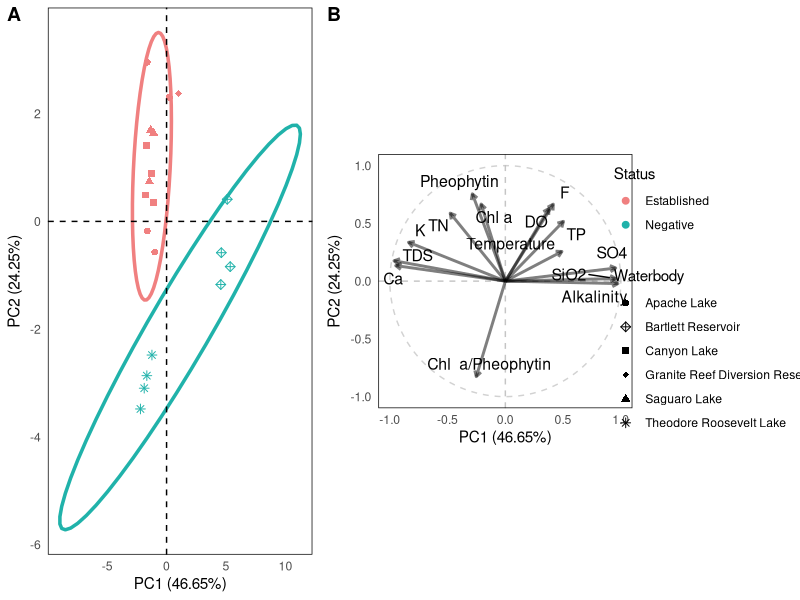

Here is the R script that generated this plot:
# Title: Step 2. Water quality PCA
# Author: Dr. Amy Yarnall
# Date Created: 2022-05-12
# Date last updated: 2025-07-15

# USEFUL LINKS
# https://www.datacamp.com/community/tutorials/pca-analysis-r
# https://tem11010.github.io/Plotting-PCAs/

# Load libraries
library(FactoMineR)
library(ggplot2)
library(cowplot)
library(dplyr)

#### READ IN DATA AND WRANGLE ####
# Set working directory and load datasets
setwd('C:/Users/u4eewahy/Documents/BOR-SRP_Quagga_Habitat_Suitability/Ecosphere/GitHub data & code/Data')
chl <- read.csv('ALL_SRP_Chlorophyll_data_20231030.csv')
mp <- read.csv('ALL_SRP_Multiprobe_data_20231030.csv')
wq <- read.csv('ALL_SRP_WQ_report_data_20231030.csv')

# Remove metadata and excluded var cols from datasets
chl_reduced <- chl[,!colnames(chl) %in% c("Lab_Number", "Vol_filtered_mL", "Sample_Date", "Chlb_mg.m3","Chlc_mg.m3")] 
mp_reduced <- mp[,!colnames(mp) %in% c("Sample_Date","Sample_Time","Site","mmHg","DO_percent","SPC_uS.cm","pH","pH_mV","DEP_m")]
wq_reduced <- wq[,!colnames(wq) %in% c("Lab_Number","Sampled_by","Sample_Date","Sample_Time","Date_received",    
                                       "pH","Sum_TDS_ppm","TSS_ppm","Na_ppm","Mg_ppm","CO3_ppm",          
                                       "HCO3_ppm","Cl_ppm","Total_Dissolved_P","NH3_N","NO3_NO2_asN",
                                       "As","Be","Cd","Cr","Cu","Mn","Mo","Ni","Pb","Zn","Al","Fe","Se")]

## Consistent sample IDs and formatting needed to merge dataset

## Chlorophyll - only surface ('-S') samples
# create separate column for location in water column
chl_reduced$Location <- ifelse(grepl('-S', chl_reduced$Station_ID), "Surface", "Bottom") 
colnames(chl_reduced)[1] <- 'Station_ID_location'
# remove '-S' tag from sample ID
chl_reduced$Station_ID <- gsub('.{2}$', "", chl_reduced$Station_ID_location)  

## Water quality - both bottom ('-B') and surface ('-S') samples
wq_reduced$Location <- ifelse(grepl('-S', wq_reduced$Station_ID), "Surface", "Bottom") 
colnames(wq_reduced)[1] <- 'Station_ID_location'
# remove '-S' and '-B' tags from sample ID
wq_reduced$Station_ID <- gsub('.{2}$', "", wq_reduced$Station_ID_location) 

## Multiparameter probe - samples throughout water column
# Take  water column mean
mp_reduced$Deg_C <- as.numeric(mp_reduced$Deg_C) # covert character to numeric
mp_reduced_watercolmeans <- mp_reduced %>% group_by(Sample_Year, Sample_Month, Station_ID) %>%
  summarise(colmu_Deg_C = mean(as.numeric(Deg_C, na.rm = T)),
            colmu_DO_mg.L = mean(DO_mg.L, na.rm = T))
# Create separate column for location in water column
mp_reduced_watercolmeans$Location <- rep("Full water column", length(mp_reduced_watercolmeans$Station_ID))


## Take  means of SI converted data at station level

chl_reduced <- chl_reduced %>% mutate(across(ends_with("_mg.m3"), ~ .x / 1000, .names = "{.col%>%sub('_mg.m3', '_mg.L', .)}"))
chl_reduced$Pheophytin_mg.L <- chl_reduced$Pheophytin/1000
chl_station <- chl_reduced %>% group_by(Station_ID) %>%
  summarise(mu_Chla_mg.L = mean(Chla_mg.L, na.rm = T),
            mu_Pheophytin_mg.L = mean(Pheophytin_mg.L, na.rm = T), 
            mu_Chla_Pheo_664.665a = mean(Chla_Pheo_664.665a, na.rm = T))

wq_reduced <- wq_reduced %>% mutate(across(ends_with("_ppm"), ~ .x * 0.9988590004, .names = "{.col%>%sub('_ppm', '_mg.L', .)}"))
wq_reduced <- wq_reduced %>% mutate(across(all_of(c("Total_P","Total_N")), ~ .x * 0.9988590004, .names = "{paste0(.col, '_mg.L')}"))
wq_station <- wq_reduced %>% group_by(Station_ID) %>%
  summarise(mu_TDS_mg.L = mean(TDS_mg.L, na.rm = T), 
            mu_K_mg.L = mean(K_mg.L, na.rm = T), 
            mu_Ca_mg.L = mean(Ca_mg.L, na.rm = T),
            mu_Alk_mg.L = mean(Alk_mg.L, na.rm = T), 
            mu_SO4_mg.L = mean(SO4_mg.L, na.rm = T), 
            mu_SiO2_mg.L = mean(SiO2_mg.L, na.rm = T), 
            mu_F_mg.L = mean(F_mg.L, na.rm = T), 
            mu_TP_mg.L = mean(Total_P, na.rm = T), 
            mu_TN_mg.L = mean(Total_N, na.rm = T))

mp_station <- mp_reduced_watercolmeans %>% group_by(Station_ID) %>%
  summarise(mu_Deg_C = mean(colmu_Deg_C, na.rm = T), 
            mu_DO_mg.L = mean(colmu_DO_mg.L, na.rm = T))

## MERGE DATASETS
srp.wq <- merge(chl_station,merge(wq_station, mp_station, all = T), all = T)


# Create column with waterbody ID
srp.wq$Waterbody <- ifelse(srp.wq$Station_ID %in% c("A-BHC","A-D","A-M","A-TMI"), "Apache Lake", 
                            ifelse(srp.wq$Station_ID %in% c("B-BC","B-D","B-M","B-MBL"), "Bartlett Reservoir", 
                                   ifelse(srp.wq$Station_ID %in% c("C-BCF","C-BD","C-D","C-M"), "Canyon Lake",
                                          ifelse(srp.wq$Station_ID == "GR-D", "Granite Reef Diversion Reservoir",
                                                 ifelse(srp.wq$Station_ID %in% c("R-CRS","R-D","R-M","R-WH"),"Theodore Roosevelt Lake","Saguaro Lake")))))
# Create column with waterbody status
srp.wq$Status <- ifelse(srp.wq$Waterbody %in% c("Apache Lake","Canyon Lake","Saguaro Lake","Granite Reef Diversion Reservoir"), "Established", "Negative")
# Create dataframe only with meta-data
srp.meta <- select(srp.wq, Waterbody, Status, Station_ID)
# Create dataframe only with data
srp.data <- srp.wq[,!colnames(srp.wq) %in% colnames(srp.meta)]
# Recombine into new DF with new column order
srp.means.pca <- cbind(srp.meta, srp.data)
# Create unique row names
row.names(srp.means.pca) <- srp.means.pca$Station_ID

#### FactoMineR PCA Station Means (all data averaged per Station ID) ####
# How much data are we inputting into the PCA?
dim(srp.means.pca[,!colnames(srp.means.pca) %in% colnames(srp.meta)])
# 20 stations, 14 WQ variables 

# Run the PCA
srp.PCA <- PCA(srp.means.pca[,!colnames(srp.means.pca) %in% colnames(srp.meta)], #run the PCA on the data (exclude metadata cols)
               scale.unit = T, # scale each variable to a z-score 
               graph = F) # Don't generate the graph, this will be done later with ggplot 

summary(srp.PCA) # examine the results 
srp.PCA$eig[1:2,] # eigenvalues and % variance accounted for in 2D

# Extract pc scores for first two components and add to meta-dataframe
srp.meta$PC1 <- srp.PCA$ind$coord[, 1] # indexing the first column
srp.meta$PC2 <- srp.PCA$ind$coord[, 2]  # indexing the second column

# Extract the data for the variable contributions to each of the pc axes
pca.vars <- srp.PCA$var$coord %>% data.frame
pca.vars$vars <- rownames(pca.vars)
rownames(pca.vars) <- 1:length(pca.vars$vars)

# Subset to the variables that load on a dimension >0.4
# By convention this means they are contributing enough to the Dimensions 1 or 2 to merit further exploration 
pca.vars.sub <- pca.vars[,colnames(pca.vars) %in% c('vars', 'Dim.1', 'Dim.2')]
pca.vars.sub <- pca.vars.sub[(abs(pca.vars.sub$Dim.1) > 0.4 | abs(pca.vars.sub$Dim.2) > 0.4), ]
dim(pca.vars.sub)[1] # Number of variables that load on a dim.1 or dim.2  >0.4

# Create more readable labels for the plot from the var names
unique(pca.vars.sub$vars)

pca.vars.sub$labels <- gsub("mu_", '', pca.vars.sub$vars) # remove mean designation
pca.vars.sub$labels <- gsub("_mg.L", '', pca.vars.sub$labels) # remove unit
pca.vars.sub$labels <- gsub("Deg_C", 'Temperature', pca.vars.sub$labels) # replace this label
pca.vars.sub$labels <- gsub("Alk", 'Alkalinity', pca.vars.sub$labels) # replace this label
pca.vars.sub$labels <- gsub("Chla_Pheo_664.665a", 'Chl a/Pheophytin', pca.vars.sub$labels) # replace this label
pca.vars.sub$labels <- gsub("_", ' ', pca.vars.sub$labels) # replace remaining _ with spaces
pca.vars.sub$labels <- gsub("Chl", 'Chl ', pca.vars.sub$labels) # add space after Chl

unique(pca.vars.sub$labels)

#### Figure 2. PCA Plot ####
# This function will be used in the creation of the PCA plots
# By convention, the variable contribution plot has a circle around the variables that has a radius of 1. 
# Here's a function to make one.
circleFun <- function(center = c(0,0),diameter = 1, npoints = 100){
  r = diameter / 2
  tt <- seq(0,2*pi,length.out = npoints)
  xx <- center[1] + r * cos(tt)
  yy <- center[2] + r * sin(tt)
  return(data.frame(x = xx, y = yy))
}
circ <- circleFun(c(0,0),2,npoints = 500)
options(ggrepel.max.overlaps = Inf)

p1 <- ggplot() + 
  geom_point(data = srp.meta, aes(x = PC1, y = PC2, shape = Waterbody, color = Status), size = 2) +  
  stat_ellipse(data = srp.meta, geom = "polygon", aes(x = PC1, y = PC2, color = Status), 
               alpha = 0, lwd = 1.2, show.legend = FALSE, level = 0.95) +
  geom_hline(yintercept = 0, lty = 2) + 
  geom_vline(xintercept = 0, lty = 2) +
  labs(x = paste0('PC1 (',round(srp.PCA$eig[1,2],2),'%)'), # percentage of variance accounted for in Dim 1
       y = paste0('PC2 (',round(srp.PCA$eig[2,2],2),'%)'), # percentage of variance accounted for in Dim 2
       color = 'Status', shape = 'Waterbody') + 
  scale_color_manual(values = c('lightcoral','lightseagreen')) +
  scale_shape_manual(values = c(16,9,15,18,17,8)) +
  theme_minimal() + 
  theme(panel.grid = element_blank(), panel.border = element_rect(fill= "transparent"), 
        legend.position = "right")

p.vars <- ggplot() +
  geom_path(data = circ,aes(x,y), lty = 2, color = "grey", alpha = 0.7) +
  geom_hline(yintercept = 0, lty = 2, color = "grey", alpha = 0.9) +
  geom_vline(xintercept = 0, lty = 2, color = "grey", alpha = 0.9) +
  geom_segment(data = pca.vars.sub, aes(x = 0, xend = Dim.1, y = 0, yend = Dim.2),
               arrow = arrow(length = unit(0.025, "npc"), type = "open"), 
               lwd = 1, alpha = 0.5) + 
  ggrepel::geom_text_repel(data = pca.vars.sub, 
                           aes(x = Dim.1, y =  Dim.2, 
                               label = labels), size = 4, point.padding = 0.5) +
  labs(x = paste0('PC1 (',round(srp.PCA$eig[1,2],2),'%)'), 
       y = paste0('PC2 (',round(srp.PCA$eig[2,2],2),'%)')) + 
  coord_equal() +
  theme_minimal() +
  theme(panel.grid = element_blank(), 
        panel.border = element_rect(fill= "transparent"))

prow1 <- plot_grid(p1+theme(legend.position = "none"), 
                   p.vars, rel_heights = c(1, 2), rel_widths = c(1.5, 1.5), labels = c("A", "B"))

# Function to separate legend for plotting
g_legend <- function(a.gplot){ 
  tmp <- ggplot_gtable(ggplot_build(a.gplot)) 
  leg <- which(sapply(tmp$grobs, function(x) x$name) == "guide-box") 
  legend <- tmp$grobs[[leg]] 
  legend
}
# Plot with ellipses
plot_grid(prow1, g_legend(p1), nrow = 1, rel_widths = c(2, 0.5), rel_heights = c(1, 1))
# Manually adjust dimensions of plot area to get proper layout

#### Table S2. PCA loadings table ####
# Table of loading values sorted by absolute value of PC1 then PC2
loadings <- pca.vars.sub[,c(4,1,2)]
names(loadings) <- c("Water quality parameter", "PC1", "PC2")
loadings_ord <- loadings[with(loadings, order(-abs(PC1), -abs(PC2))), ]
loadings_ord$PC1 <- round(loadings_ord$PC1, 2)
loadings_ord$PC2 <- round(loadings_ord$PC2, 2)
loadings_ord

# All 14 WQ vars make it on to step 4
# Write csvs with wq var names to use in step 4
# write.csv(data.frame(vars = pca.vars$vars), 'ForGBM_WQvars_0.4loadingPCA_20250528.csv', row.names = F)
# ^ already available in data folder
